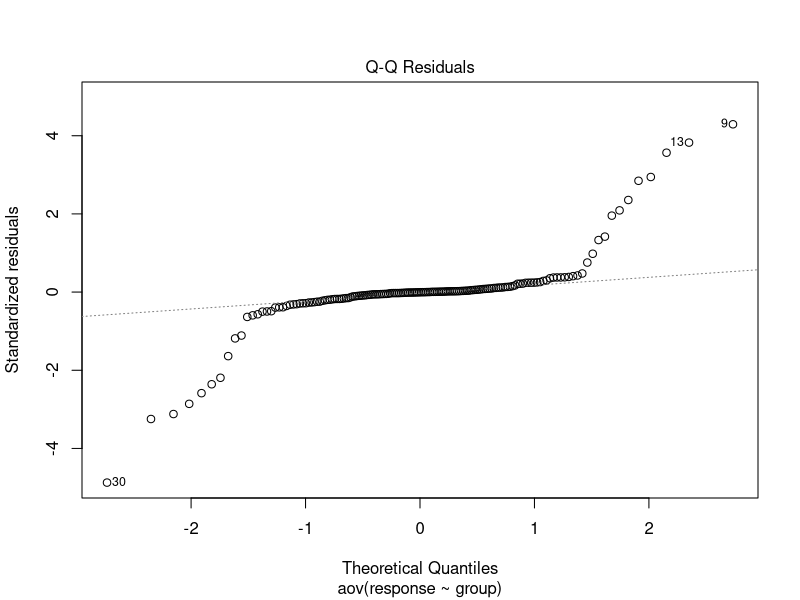
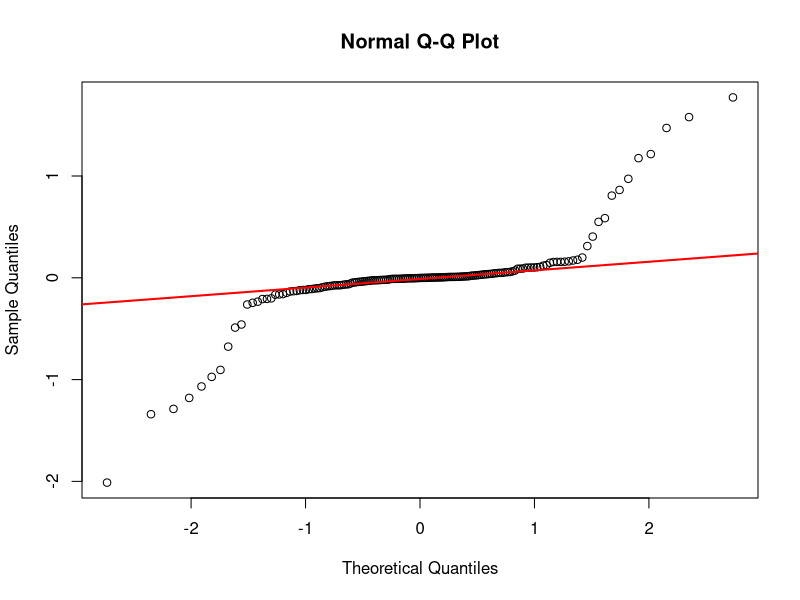

Source code (R) for these figures, in order:
group1 <- rnorm(30, 3, 1)
group2 <- rnorm(100, 4, 0.1)
group3 <- rnorm(30, 5, 0.01)
response <- c(group1, group2, group3)
group <- c(rep(1, 30), rep(2, 100), rep(3, 30))
data <- data.frame(group, response)
head(data)

data$group = as.factor(data$group)

model = aov(response ~ group, data)

plot(model, 2)

resid = {}
for(i in 1:nrow(data)){
  mean = mean(data[data$group == data[i, "group"], "response"])
  resid = c(resid, data[i, "response"] - mean)
}
qqnorm(resid)
qqline(resid, col = "red", lwd = 2)

q1 = quantile(resid, probs = 0.25)
q3 = quantile(resid, probs = 0.75)
IQR = IQR(resid)
lb = q1 - 1.5 * IQR
rb = q3 + 1.5 * IQR
index = which(resid < lb | resid > rb)
index
